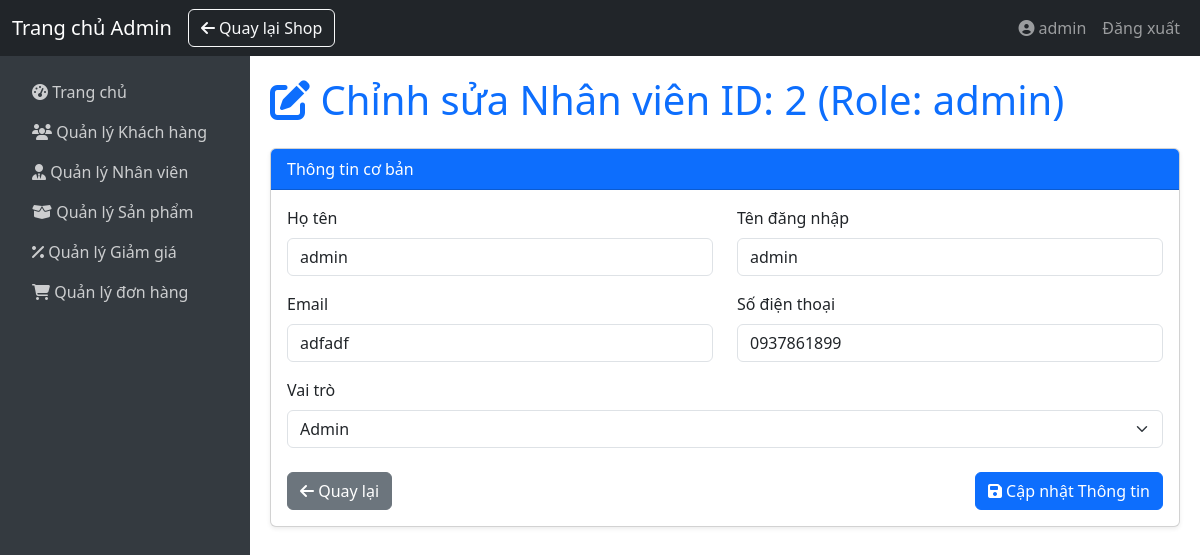
/index.php?action=admin/staff/edit&id=2 (signed in), run on the app's committed database.
### tables this page shows
CREATE TABLE `users` (
  `id` int(11) NOT NULL,
  `fullname` varchar(32) NOT NULL,
  `username` varchar(50) NOT NULL,
  `password` varchar(255) NOT NULL,
  `email` varchar(100) NOT NULL,
  `phone` varchar(15) NOT NULL,
  `role` enum('admin','user') NOT NULL DEFAULT 'user',
  `level` enum('Diamond','Gold','Silver','Common') NOT NULL DEFAULT 'Common',
  `created_at` timestamp NOT NULL DEFAULT current_timestamp(),
  `updated_at` timestamp NOT NULL DEFAULT current_timestamp() ON UPDATE current_timestamp()
);

### controller/admin/StaffAdminController.php (called while the page is built, shortened)
<?php
require_once __DIR__ . "/../../model/User.php";
class StaffAdminController {
    private User $userModel;
    public function __construct(User $userModel) {
        $this->userModel = $userModel;
    }
    public function editStaff(): void {
        $id = (int)($_GET['id'] ?? 0);
        $user = $this->userModel->getById($id);
        include __DIR__ . "/../../view/admin/staffEdit.php";
    }
}

### model/User.php (called while the page is built, shortened)
<?php
class User {
    private PDO $pdo;
    public function __construct(PDO $pdo) {
        $this->pdo = $pdo;
    }
    public function getById(int $id): ?array {
        $stmt = $this->pdo->prepare("SELECT * FROM users WHERE id = ? LIMIT 1");
        $stmt->execute([$id]);
        $user = $stmt->fetch();
        return $user ? $user : null;
    }
}

### view/admin/staffEdit.php (the view, shortened to what this page needs)
<?php
include __DIR__ . "/components/header.php";
include __DIR__ . "/components/navbar.php";
include __DIR__ . "/components/sidebar.php";
?>
    <div class="main-content">
        <h1 class="mb-4 text-primary">
            <i class="fa-solid fa-edit"></i> Chỉnh sửa Nhân viên ID: <?= htmlspecialchars($user['id']) ?> (Role: <?= htmlspecialchars($user['role'] ?? 'N/A') ?>)
        </h1>
        <div class="card shadow-sm">
            <div class="card-header bg-primary text-white">
                Thông tin cơ bản
            </div>
            <div class="card-body">
                <form action="/php-pj/index.php?action=admin/staff/update" method="POST">
                    <div class="row">
                        <div class="col-md-6 mb-3">
                            <label for="fullname" class="form-label">Họ tên</label>
                            <input type="text" class="form-control" id="fullname" name="fullname"
                                value="<?= htmlspecialchars($user['fullname'] ?? '') ?>" required>
                        </div>
                        <div class="col-md-6 mb-3">
                            <label for="username" class="form-label">Tên đăng nhập</label>
                            <input type="text" class="form-control" id="username" name="username"
                                value="<?= htmlspecialchars($user['username'] ?? '') ?>" required>
                        </div>
                    </div>
                    <div class="row">
                        <div class="col-md-6 mb-3">
                            <label for="email" class="form-label">Email</label>
                            <input type="email" class="form-control" id="email" name="email"
                                value="<?= htmlspecialchars($user['email'] ?? '') ?>">
                        </div>
                        <div class="col-md-6 mb-3">
                            <label for="phone" class="form-label">Số điện thoại</label>
                            <input type="text" class="form-control" id="phone" name="phone"
                                value="<?= htmlspecialchars($user['phone'] ?? '') ?>">
                        </div>
                    </div>
                    <div class="mb-3">
                        <label for="role" class="form-label">Vai trò</label>
                        <select class="form-select" id="role" name="role" required>
                            <?php $currentRole = $user['role'] ?? 'user';?>
                            <option value="admin" <?= $currentRole === 'admin' ? 'selected' : '' ?>>
                                Admin
                            </option>
                        </select>
                    </div>
                    <div class="d-flex justify-content-between mt-4">
                        <a href="/php-pj/index.php?action=admin/staff" class="btn btn-secondary">
                            <i class="fa-solid fa-arrow-left"></i> Quay lại
                        </a>
                        <button type="submit" class="btn btn-primary">
                            <i class="fa-solid fa-save"></i> Cập nhật Thông tin
                        </button>
                    </div>
                </form>
            </div>
        </div>
    </div>
</div>
</body>
</html>

### view/admin/components/header.php (style rules this page uses)
body { min-height: 100vh; display: flex; flex-direction: column; }
.main-content { flex: 1; padding: 20px; }

### data on the page
users: id "2", role "admin", fullname "admin", username "admin", email "adfadf", phone "0937861899", role "Admin"

### other printed values
$_SESSION['user']['username'] "admin"
